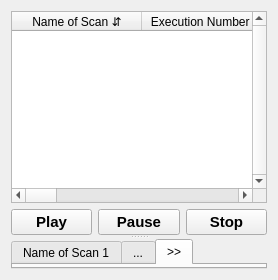
          <widget class="QWidget" name="detailed_run_area">
           <layout class="QGridLayout" name="gridLayout_5">
            <item row="0" column="0">
             <widget class="QSplitter" name="splitter_5">
              <property name="orientation">
               <enum>Qt::Vertical</enum>
              </property>
              <widget class="QWidget" name="layoutWidget">
               <layout class="QVBoxLayout" name="verticalLayout_9">
                <property name="sizeConstraint">
                 <enum>QLayout::SetMinAndMaxSize</enum>
                </property>
                <item>
                 <widget class="QTableWidget" name="table_statistical_data">
                  <property name="sizePolicy">
                   <sizepolicy hsizetype="Preferred" vsizetype="Fixed">
                    <horstretch>0</horstretch>
                    <verstretch>0</verstretch>
                   </sizepolicy>
                  </property>
                  <property name="verticalScrollBarPolicy">
                   <enum>Qt::ScrollBarAlwaysOn</enum>
                  </property>
                  <attribute name="horizontalHeaderCascadingSectionResizes">
                   <bool>true</bool>
                  </attribute>
                  <attribute name="horizontalHeaderDefaultSectionSize">
                   <number>130</number>
                  </attribute>
                  <attribute name="horizontalHeaderShowSortIndicator" stdset="0">
                   <bool>true</bool>
                  </attribute>
                  <attribute name="horizontalHeaderStretchLastSection">
                   <bool>true</bool>
                  </attribute>
                  <column>
                   <property name="text">
                    <string>Name of Scan ⇵</string>
                   </property>
                  </column>
                  <column>
                   <property name="text">
                    <string>Execution Number ⇵</string>
                   </property>
                  </column>
                  <column>
                   <property name="text">
                    <string>Start Time ⇵</string>
                   </property>
                  </column>
                  <column>
                   <property name="text">
                    <string>End Time ⇵</string>
                   </property>
                  </column>
                  <column>
                   <property name="text">
                    <string>Scanned IPs</string>
                   </property>
                  </column>
                  <column>
                   <property name="text">
                    <string>Successful Execution/Failure</string>
                   </property>
                  </column>
                  <column>
                   <property name="text">
                    <string>Control Status</string>
                   </property>
                  </column>
                 </widget>
                </item>
                <item>
                 <layout class="QHBoxLayout" name="horizontalLayout_7">
                  <property name="sizeConstraint">
                   <enum>QLayout::SetMinimumSize</enum>
                  </property>
                  <item>
                   <widget class="QPushButton" name="button_play_detailed_run">
                    <property name="font">
                     <font>
                      <pointsize>11</pointsize>
                      <weight>75</weight>
                      <bold>true</bold>
                     </font>
                    </property>
                    <property name="text">
                     <string>Play</string>
                    </property>
                   </widget>
                  </item>
                  <item>
                   <widget class="QPushButton" name="button_pause_detailed_run">
                    <property name="font">
                     <font>
                      <pointsize>11</pointsize>
                      <weight>75</weight>
                      <bold>true</bold>
                     </font>
                    </property>
                    <property name="text">
                     <string>Pause</string>
                    </property>
                   </widget>
                  </item>
                  <item>
                   <widget class="QPushButton" name="button_stop_detailed_run">
                    <property name="font">
                     <font>
                      <pointsize>11</pointsize>
                      <weight>75</weight>
                      <bold>true</bold>
                     </font>
                    </property>
                    <property name="text">
                     <string>Stop</string>
                    </property>
                   </widget>
                  </item>
                 </layout>
                </item>
               </layout>
              </widget>
              <widget class="QTabWidget" name="tab_scan_result_area">
               <property name="currentIndex">
                <number>2</number>
               </property>
               <widget class="QWidget" name="example_scan_output_1">
                <attribute name="title">
                 <string>Name of Scan 1</string>
                </attribute>
               </widget>
               <widget class="QWidget" name="example_scan_output_2">
                <attribute name="title">
                 <string>...</string>
                </attribute>
               </widget>
               <widget class="QWidget" name="example_scan_output_3">
                <attribute name="title">
                 <string>&gt;&gt;</string>
                </attribute>
               </widget>
              </widget>
             </widget>
            </item>
           </layout>
          </widget>
